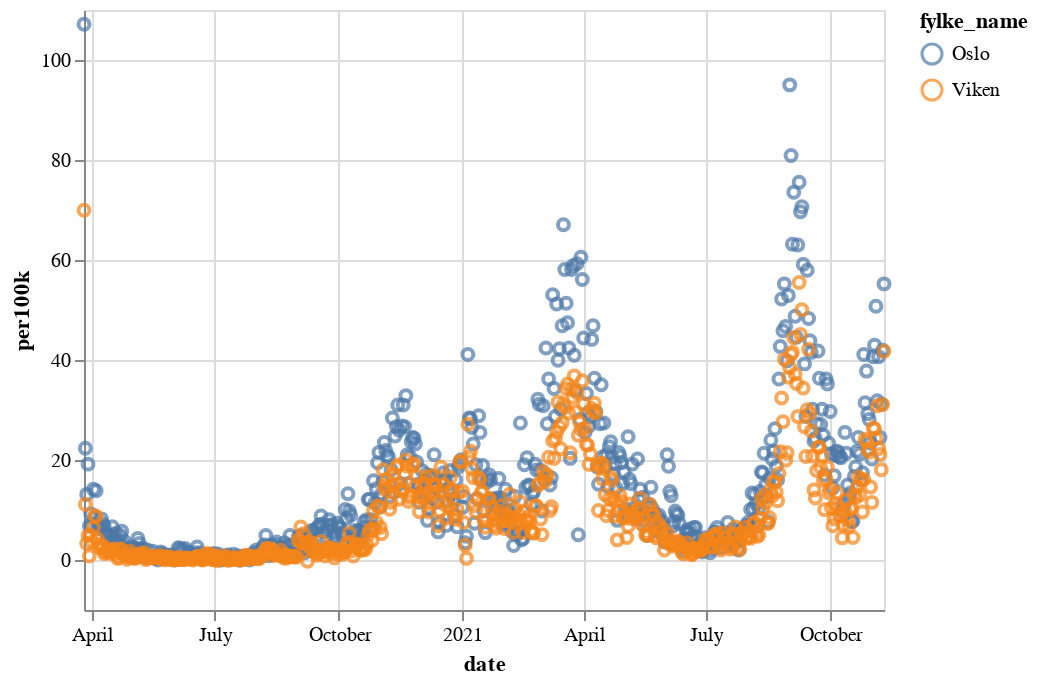

The cell this chart's notebook holds for it:
### Code cell
subset = cases[cases.fylke_name.isin(["Oslo", "Viken"])]


daily = alt.Chart(subset).mark_point().encode(
    x="date:T",
    y="per100k",
    color="fylke_name",
    tooltip=[
        "fylke_name",
        "population",
        "per100k",
        "cases",
    ]
)
daily

### Figure 1 — Vega-Lite specification as saved in the notebook (floating-point values rounded to 4 significant figures; data arrays with more than 128 entries replaced by an {"elided": "..."} marker saying what was removed)
{"config": {"view": {"continuousWidth": 400, "continuousHeight": 300}}, "data": {"name": "data-9b9d0a8e8eae0d78a47f96ae36d32a66"}, "mark": "point", "encoding": {"color": {"type": "nominal", "field": "fylke_name"}, "tooltip": [{"type": "nominal", "field": "fylke_name"}, {"type": "quantitative", "field": "population"}, {"type": "quantitative", "field": "per100k"}, {"type": "quantitative", "field": "cases"}], "x": {"type": "temporal", "field": "date"}, "y": {"type": "quantitative", "field": "per100k"}}, "$schema": "https://vega.github.io/schema/vega-lite/v4.8.1.json", "datasets": {"data-9b9d0a8e8eae0d78a47f96ae36d32a66": {"elided": "1188 records"}}}
